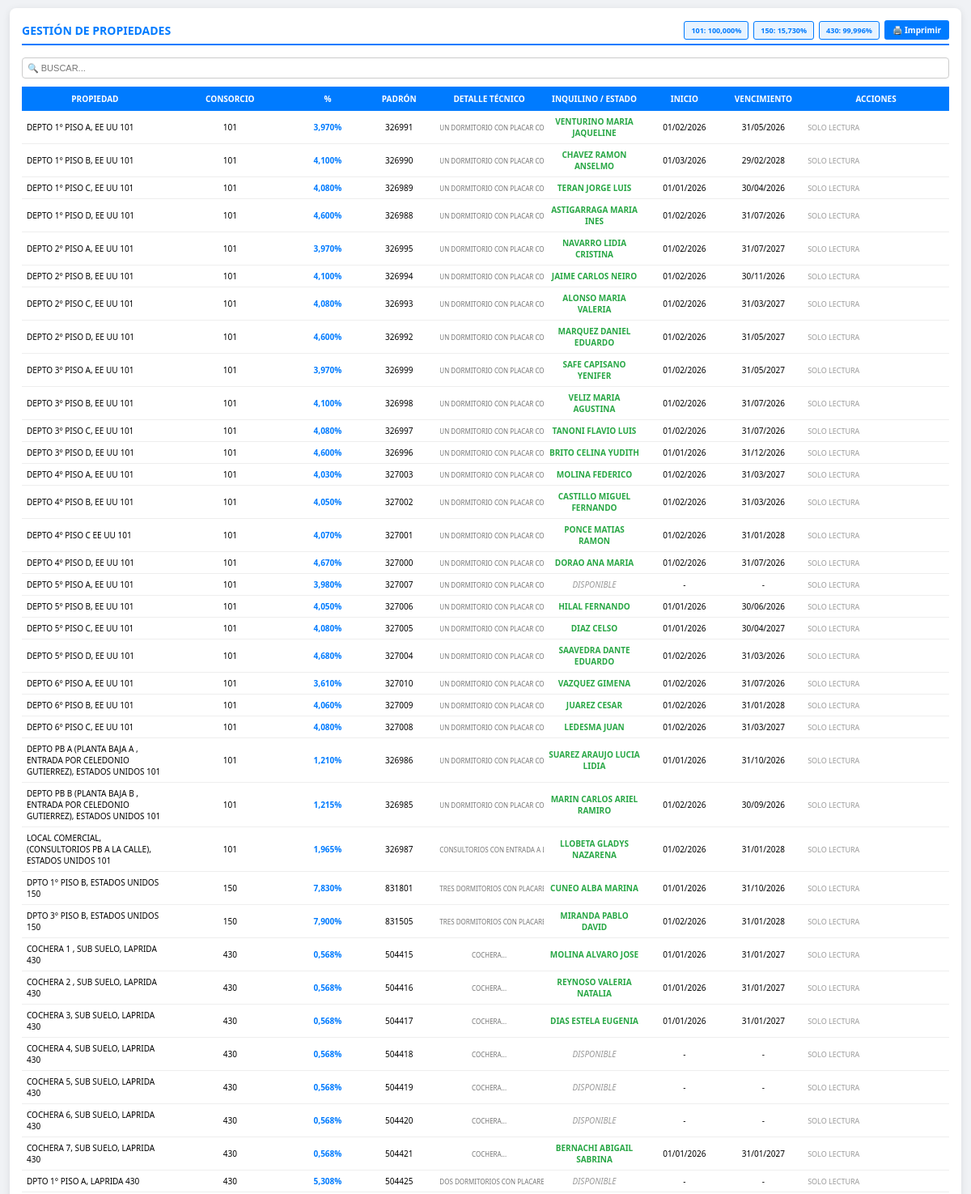
The page /propiedades.php (signed in, upper part) on the database as committed earlier.
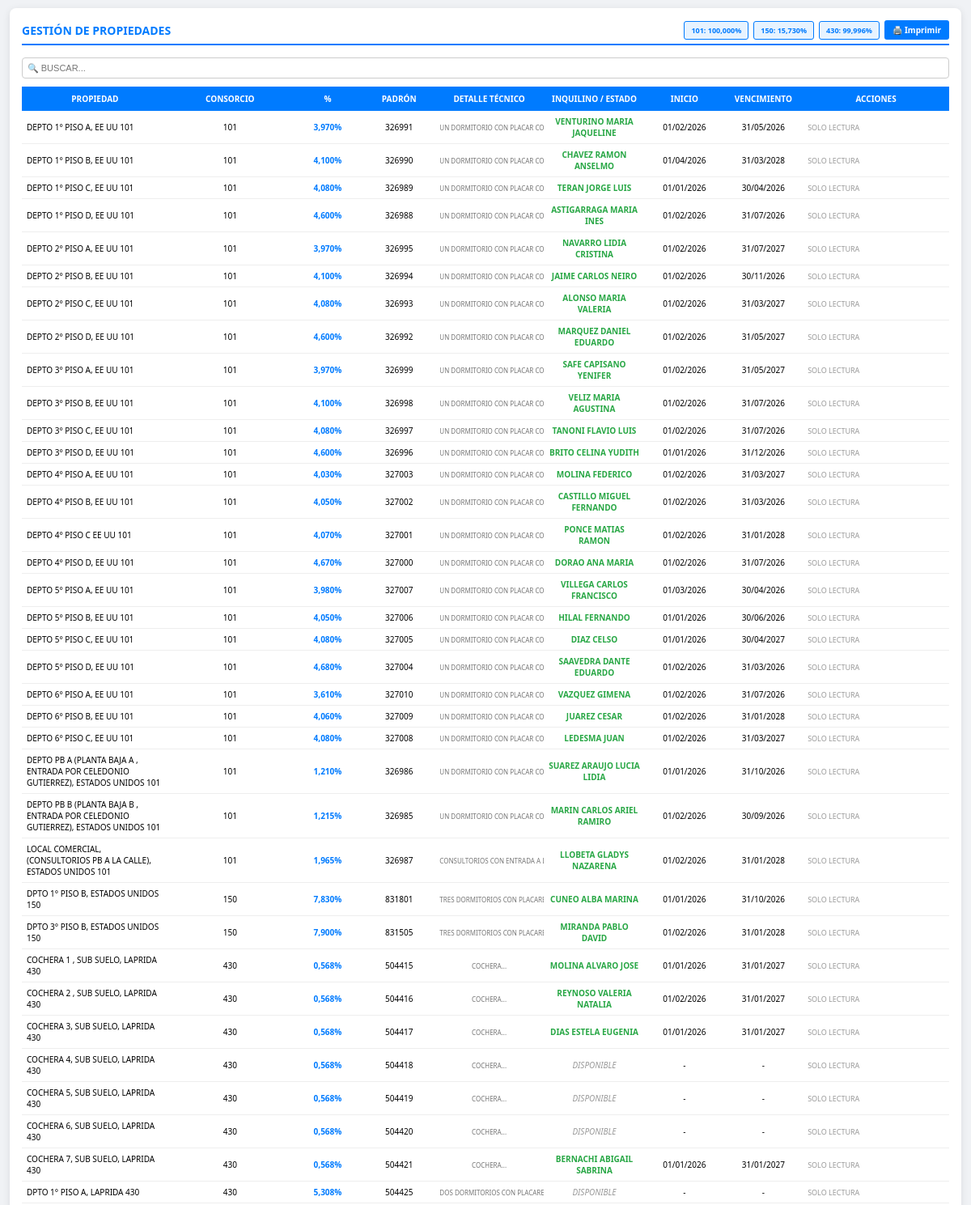
The same page on the database as committed later.
### tables this page shows
CREATE TABLE `propiedades` (
  `propiedad_id` int(11) NOT NULL AUTO_INCREMENT,
  `propiedad` varchar(255) NOT NULL,
  `ciudad` varchar(100) DEFAULT NULL,
  `padron` varchar(12) NOT NULL,
  `detalle` text NOT NULL,
  `consorcio` varchar(5) NOT NULL,
  `porcentaje` decimal(6,3) DEFAULT NULL,
  `propietario_id` int(11) NOT NULL,
  `alquiler` int(11) DEFAULT NULL,
  PRIMARY KEY (`propiedad_id`),
  UNIQUE KEY `padron` (`padron`),
  KEY `fk_propietario` (`propietario_id`),
  CONSTRAINT `fk_propietario` FOREIGN KEY (`propietario_id`) REFERENCES `usuarios` (`id`)
);

CREATE TABLE `alquileres` (
  `alquiler_id` int(11) NOT NULL AUTO_INCREMENT,
  `propiedad_id` int(11) NOT NULL,
  `inquilino1_id` int(11) NOT NULL,
  `inquilino2_id` int(11) DEFAULT NULL,
  `codeudor1_id` int(11) NOT NULL,
  `codeudor2_id` int(11) DEFAULT NULL,
  `plazo_meses` int(11) DEFAULT NULL,
  `destino` varchar(50) DEFAULT 'VIVIENDA',
  `fecha_inicio` date DEFAULT NULL,
  `fecha_fin` date DEFAULT NULL,
  `precio_convenido` decimal(10,2) DEFAULT NULL,
  `fecha_firma` date DEFAULT NULL,
  `monto_deposito` decimal(10,2) DEFAULT NULL,
  `estado` enum('VIGENTE','BAJA') DEFAULT 'VIGENTE',
  `fecha_creacion` timestamp NOT NULL DEFAULT current_timestamp(),
  PRIMARY KEY (`alquiler_id`)
);

CREATE TABLE `usuarios` (
  `id` int(11) NOT NULL AUTO_INCREMENT,
  `apellido` varchar(150) NOT NULL,
  `dni` varchar(20) NOT NULL,
  `cuit` varchar(25) DEFAULT NULL,
  `domicilio` varchar(200) DEFAULT NULL,
  `email` varchar(100) DEFAULT NULL,
  `celular` varchar(20) DEFAULT NULL,
  `consorcio` varchar(100) DEFAULT NULL,
  PRIMARY KEY (`id`)
);

### propiedades.php (the view, shortened to what this page needs)
<?php
include 'db.php';
$sql = "SELECT p.*, u.apellido as nombre_inquilino, a.fecha_inicio as inicio, a.fecha_fin as vencimiento
        FROM propiedades p
        LEFT JOIN alquileres a ON a.propiedad_id = p.propiedad_id AND a.estado = 'VIGENTE'
        LEFT JOIN usuarios u ON a.inquilino1_id = u.id
        ORDER BY p.consorcio ASC, p.propiedad ASC";
$resultado = mysqli_query($conexion, $sql);
$nivelAcceso = (int)($_SESSION['acceso_nivel'] ?? 0);
$soloLectura = ($nivelAcceso < 2);
$sumas_consorcios = array();
$r_consorcios = mysqli_query($conexion, "SELECT consorcio, COALESCE(SUM(porcentaje), 0) AS total FROM propiedades WHERE porcentaje IS NOT NULL AND consorcio IS NOT NULL AND consorcio != '' GROUP BY consorcio ORDER BY consorcio ASC");
if ($r_consorcios) {
    while ($row_cons = mysqli_fetch_assoc($r_consorcios)) {
        $sumas_consorcios[$row_cons['consorcio']] = (float)$row_cons['total'];
    }
}
?>
<!DOCTYPE html>
<html lang="es">
<head>
</head>
<body onkeydown="var e=event||window.event;if((e.keyCode||e.which)===27){e.preventDefault();window.location.href='index.php';return false;}">
<div class="contenedor">
    <div class="encabezado">
        <h2>Gestión de Propiedades</h2>
        <div style="display:flex; align-items:center; gap:6px; flex-wrap:wrap;">
            <?php foreach ($sumas_consorcios as $cons => $suma): ?>
            <span style="background:#e7f3ff; color:#007bff; padding:4px 8px; border-radius:3px; font-weight:bold; font-size:9px; border:1px solid #007bff; white-space:nowrap;"><?= htmlspecialchars($cons) ?>: <?= number_format($suma, 3, ',', '.') ?>%</span>
            <?php endforeach; ?>
            <a href="imprimir_propiedades.php" target="_blank" style="background:#007bff; color:white; padding:5px 10px; border-radius:3px; text-decoration:none; font-weight:bold; font-size:10px;">🖨️ Imprimir</a>
        </div>
    </div>
    <div class="controles">
        <input type="text" id="txtBuscar" placeholder="🔍 BUSCAR..." onkeyup="filtrarPropiedades()">
    </div>
    <table class="tabla-prop">
        <thead>
            <tr>
                <th class="col-propiedad">Propiedad</th>
                <th class="col-consorcio">Consorcio</th>
                <th class="col-porcentaje">%</th>
                <th class="col-padron">Padrón</th>
                <th class="col-detalle">Detalle Técnico</th>
                <th class="col-estado">Inquilino / Estado</th>
                <th class="col-inicio">Inicio</th>
                <th class="col-vencimiento">Vencimiento</th>
                <th class="col-acciones">Acciones</th>
            </tr>
        </thead>
        <tbody id="cuerpoTabla">
            <?php while ($f = mysqli_fetch_array($resultado)):
                $alquilada = !empty($f['nombre_inquilino']);
                $inicio = !empty($f['inicio']) ? date('d/m/Y', strtotime($f['inicio'])) : '-';
                $venc = !empty($f['vencimiento']) ? date('d/m/Y', strtotime($f['vencimiento'])) : '-';
            ?>
            <tr class="fila-propiedad" data-id="<?= $f['propiedad_id'] ?>" onclick="seleccionarPropiedad(<?= $f['propiedad_id'] ?>, this, event)">
                <td class="al-izq"><?= $f['propiedad'] ?></td>
                <td class="al-cen"><?= $f['consorcio'] ?></td>
                <td class="al-cen" style="font-weight:bold; color:#007bff;"><?= $f['porcentaje'] !== null ? number_format($f['porcentaje'], 3, ',', '.') . '%' : '-' ?></td>
                <td class="al-cen"><?= $f['padron'] ?></td>
                <td class="al-cen" style="font-size: 8px; color: #777; white-space: nowrap;"><?= substr($f['detalle'],0,30) ?>...</td>
                <td class="al-cen">
                    <?= $alquilada ? "<span class='inquilino-nombre'>{$f['nombre_inquilino']}</span>" : "<span class='disponible'>DISPONIBLE</span>" ?>
                </td>
                <td class="al-cen"><?= $inicio ?></td>
                <td class="al-cen"><?= $venc ?></td>
                <td>
                    <?php if (!$soloLectura): ?>
                    <div class="flex-acciones" onclick="event.stopPropagation()">
                        <?php if($alquilada): ?>
                            <button onclick="finalizarContrato(<?= $f['propiedad_id'] ?>)" class="btn btn-fin w-grande">FIN CONTRATO</button>
                            <button onclick="imprimirContrato(<?= $f['propiedad_id'] ?>)" class="btn btn-print w-chico">IMPRIMIR CONTRATO</button>
                        <?php else: ?>
                            <button onclick="eliminarPropiedad(<?= $f['propiedad_id'] ?>)" class="btn btn-baja w-grande">BAJA PROP.</button>
                            <div style="width: 45px;"></div>
                        <?php endif; ?>
                    </div>
                    <?php else: ?>
                    <span style="color:#999; font-size:9px;">Solo lectura</span>
                    <?php endif; ?>
                </td>
            </tr>
            <?php endwhile; ?>
        </tbody>
    </table>
</div>
</body>
</html>

Rows that differ between the two databases and show on the page:
changed through a linked row, propiedades "DEPTO 1° PISO B, EE UU 101": alquileres.fecha_inicio "01/03/2026" → "01/04/2026"; alquileres.fecha_fin "29/02/2028" → "31/03/2028"
changed propiedades "DEPTO 5° PISO A, EE UU 101": usuarios.apellido (not shown) → "VILLEGA CARLOS FRANCISCO"; alquileres.fecha_inicio "-" → "01/03/2026"; alquileres.fecha_fin "-" → "30/04/2026"; no longer shows "DISPONIBLE"
computed for propiedades "COCHERA 2 , SUB SUELO, LAPRIDA 430": alquileres.fecha_inicio "01/01/2026" → "01/02/2026"
